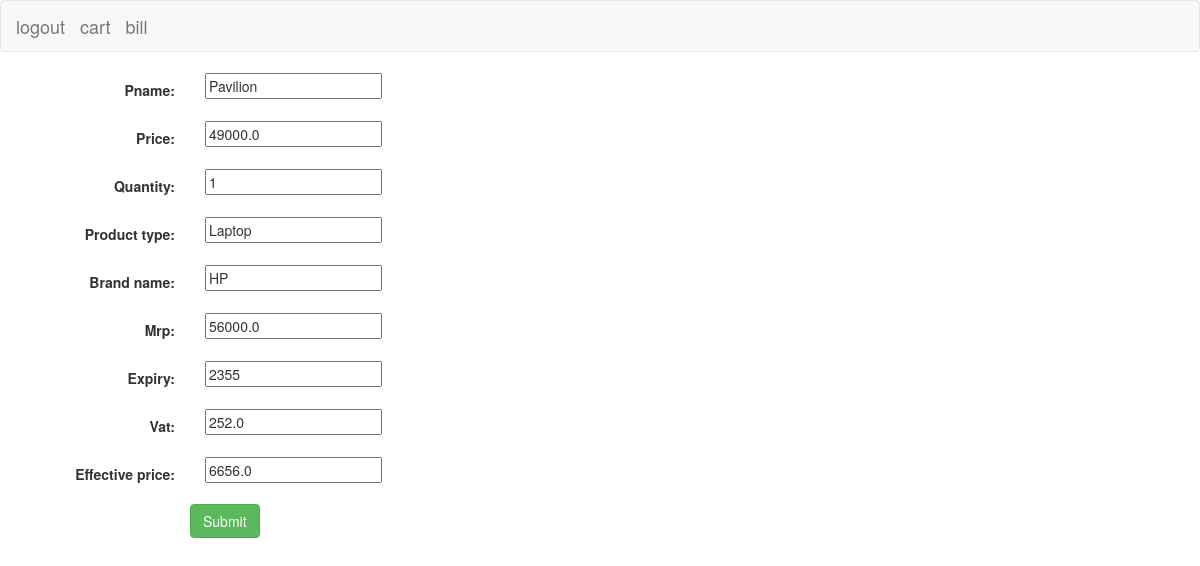
The page /products/23/update/ on the database its author committed.
### list/models.py (models this page shows, shortened)
class Product(models.Model):
    pname = models.CharField(max_length=30)
    product_id = models.AutoField(primary_key=True)
    p_short = models.CharField(max_length=10)
    price = models.FloatField()
    quantity = models.IntegerField()
    product_type = models.CharField(max_length=20)
    brand_name = models.CharField(max_length=20)
    expiry = models.IntegerField()
    expiry_month=models.DateField()
    effective_price = models.FloatField()
    mrp = models.FloatField()
    vat = models.FloatField()

### list/views.py (the view)
# urls.py: url(r'^(?P<pk>[0-9]+)/update/$', views.ProductUpdate.as_view() , name='productup'),
class ProductUpdate (UpdateView):
    model=Product
    fields=['pname','product_id','price','quantity','product_type','brand_name','mrp','expiry','vat','effective_price']

### list/templates/list/product_form.html (shortened to what this page needs)
    {% extends 'list/base.html' %}
{% block nav %}
    <form class="form-horizontal" actions="" method="post" enctype="multipart/form-data">
      {% include 'list/form-template.html' %}
      <div class="form-group">
          <div="col-sm-offset-2 col-sm-10">
            <button type="submit" class="btn btn-success col-sm-offset-2 ">Submit</button>
          </div>
    </form>
    {% endblock nav %}

### list/templates/list/form-template.html (shortened to what this page needs)
{% for field in form %}
<div class="form-group">
    <div class="col-sm-offset-2 col-sm-10">
    </div>
    <label class="control-label col-sm-2">{{field.label_tag}}</label>
    <div class="col-sm-10">{{field}}
    </div>
</div>
{% endfor %}

### rows shown on the page
Product: form "Pavilion" "49000.0" "1" "Laptop" "HP" "56000.0" "2355" "252.0" "6656.0"

### other values the page prints
{{ field.label_tag }} "Pname:" "Price:" "Quantity:" "Product type:" "Brand name:" "Mrp:" "Expiry:" "Vat:" "Effective price:"
